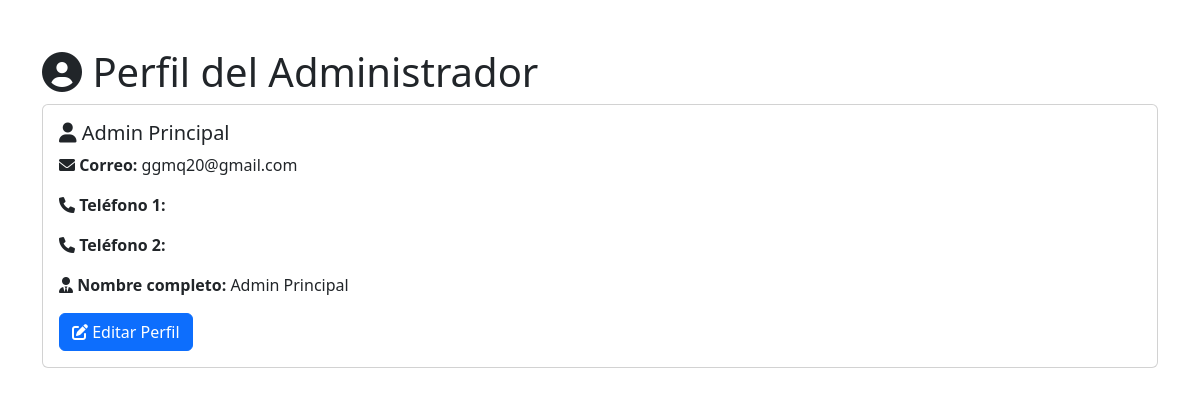
The page /public/admin/ver_perfil_admin.php (signed in) on the database its author committed.
### tables this page shows
CREATE TABLE `administrador` (
  `id_administrador` int(11) NOT NULL AUTO_INCREMENT,
  `nombre1` varchar(100) NOT NULL,
  `nombre2` varchar(100) NOT NULL,
  `apellido1` varchar(100) NOT NULL,
  `apellido2` varchar(100) NOT NULL,
  `telefono1` varchar(100) NOT NULL,
  `telefono2` varchar(100) NOT NULL,
  `correo` varchar(100) NOT NULL,
  `contrasena` varchar(255) NOT NULL,
  `fecha_creacion` timestamp NOT NULL DEFAULT current_timestamp(),
  `rol` varchar(50) DEFAULT 'administrador',
  PRIMARY KEY (`id_administrador`),
  UNIQUE KEY `correo` (`correo`)
);

### public/admin/ver_perfil_admin.php (the view, shortened to what this page needs)
<?php
$database = new Database();
$db = $database->getConnection();
$id_administrador = $_SESSION['usuario_id'];
$query = "SELECT nombre1, nombre2, apellido1, apellido2, telefono1, telefono2, correo FROM administrador WHERE id_administrador = :id_administrador";
$stmt = $db->prepare($query);
$stmt->bindParam(':id_administrador', $id_administrador);
$stmt->execute();
$admin = $stmt->fetch(PDO::FETCH_ASSOC);
?>
<!DOCTYPE html>
<html lang="es">
<head>
    <link href="https://cdn.jsdelivr.net/npm/bootstrap@5.3.0/dist/css/bootstrap.min.css" rel="stylesheet">
    <link rel="stylesheet" href="https://cdnjs.cloudflare.com/ajax/libs/font-awesome/6.0.0-beta3/css/all.min.css">
</head>
<body>
    <div class="container mt-5">
        <h1><i class="fas fa-user-circle"></i> Perfil del Administrador</h1>
        <div class="card">
            <div class="card-body">
                <h5 class="card-title"><i class="fas fa-user"></i> <?php echo htmlspecialchars($admin['nombre1']) . " " . htmlspecialchars($admin['apellido1']); ?></h5>
                <p class="card-text"><i class="fas fa-envelope"></i> <strong>Correo:</strong> <?php echo htmlspecialchars($admin['correo']); ?></p>
                <p class="card-text"><i class="fas fa-phone"></i> <strong>Teléfono 1:</strong> <?php echo htmlspecialchars($admin['telefono1']); ?></p>
                <p class="card-text"><i class="fas fa-phone"></i> <strong>Teléfono 2:</strong> <?php echo htmlspecialchars($admin['telefono2']); ?></p>
                <p class="card-text"><i class="fas fa-user-tie"></i> <strong>Nombre completo:</strong> <?php echo htmlspecialchars($admin['nombre1']) . " " . htmlspecialchars($admin['nombre2']) . " " . htmlspecialchars($admin['apellido1']) . " " . htmlspecialchars($admin['apellido2']); ?></p>
                <a href="editar_perfil_admin.php" class="btn btn-primary"><i class="fas fa-edit"></i> Editar Perfil</a>
            </div>
        </div>
    </div>
</body>
</html>

### rows shown on the page
administrador: nombre1 "Admin", apellido1 "Principal", correo "ggmq20@gmail.com"
